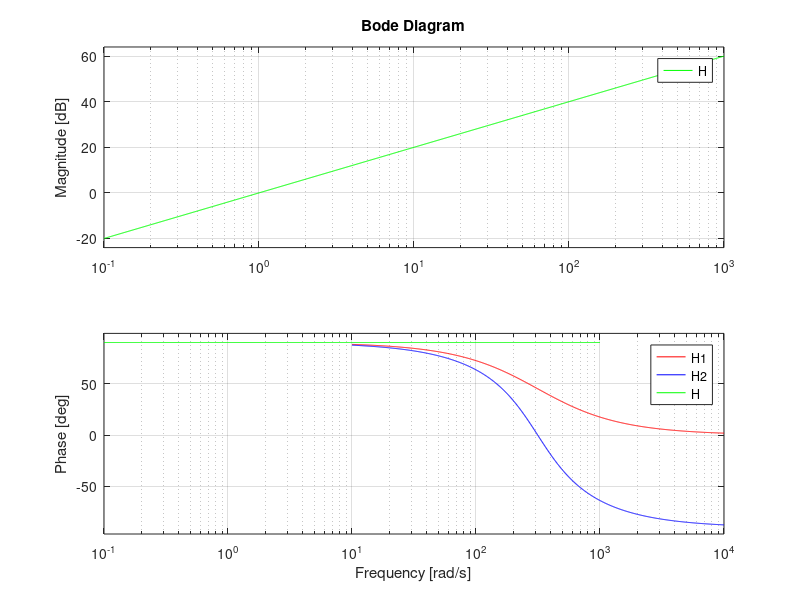
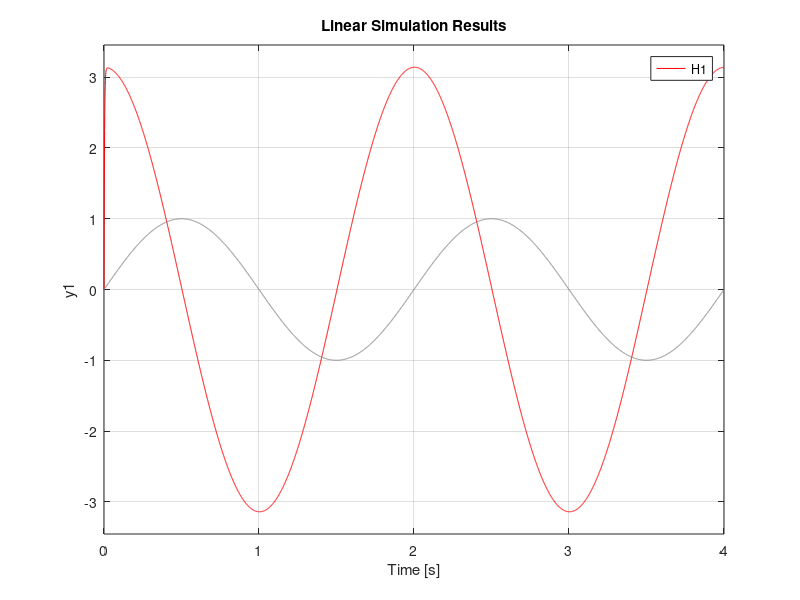

MATLAB code to generate these figures, in order: (Note: this script raises an error after producing the figures.)
%{
Laboratorio 1 22/3/2022

______________ESERCIZIO 1_________________
%}

T =1/(2*pi*50);
omegac = 2*pi*50;
delta = 1/sqrt(2);

s=tf('s');
H=s;

H1=s/(T*s + 1);
%{
H1 =
        s
  --------------
  0.003183 s + 1
%}

H2= (omegac^2*s)/(s^2+2*delta*omegac*s +omegac^2);
%{
H2 = 
         9.87e04 s
  -----------------------
  s^2 + 444.3 s + 9.87e04
%}

%{
_____________________________PUNTO 1_______________________________________
%}

figure('Name','Bode');
bode(H1, 'r');
hold on;
bode(H2, 'b');
hold on;
bode(H, 'g');
legend("H1", "H2", "H");
grid on

%{
_____________________________PUNTO 2_______________________________________
%}
t=0:1*10^-3:4;
A = 1;
omega = 2*pi* 0.5;
x0=0;
u = A*sin(omega*t);

figure('Name','Time response');
lsim(H1, u, t, x0, 'r');
hold on;
lsim(H2, u, t, x0, 'b');
hold on;
plot(t, u, 'g');
grid on;
legend("h1(t)", "h2(t)", "u(t)");

%{
_____________________________PUNTO 3_______________________________________
%}
omega = 2*pi* 20;
Fs = 10*omega;            % Sampling frequency                    
T = 1/Fs;             % Sampling period       
L = 1500;             % Length of signal
t = (0:L-1)*T;        % Time vector
A = 1;
x0=0;
u = A*sin(omega*t);

figure('Name','time response high frequency');
y1=lsim(H1, u, t, x0, 'r');
plot(t, y1, 'r' );
hold on;
y2=lsim(H2, u, t, x0, 'b');
plot(t, y1, 'b' );
hold on;
plot(t, u, 'g');
grid on;
legend("h1(t)", "h2(t)", "u(t)");


%FFT y1
Y1 = fft(y1);
P2 = abs(Y1/L);
P1 = P2(1:L/2+1);
P1(2:end-1) = 2*P1(2:end-1);

figure('Name','time response high frequency FFT');
f = Fs*(0:(L/2))/L;
plot(f,P1, 'r');
title('Single-Sided Amplitude Spectrum of X(t)');
xlabel('f (Hz)');
ylabel('|P1(f)|');
hold on

%FFT y1
Y2 = fft(y2);
P2 = abs(Y2/L);
P1 = P2(1:L/2+1);
P1(2:end-1) = 2*P1(2:end-1);
plot(f,P1, 'b');

legend("y1", "y2");

%{
_____________________________PUNTO 4_______________________________________
%}

t=0:1*10^-3:4;
a = 0.001;

n=a*(rand(1,length(t))-0.5);
r = 25*t;
u=r+n;


figure('Name','Time response for ramp');
lsim(H1, u, t, x0, 'r');
hold on;
lsim(H2, u, t, x0, 'b');
hold on;
plot(t, u, 'g');
grid on;
legend("h1(t)", "h2(t)", "u(t)");